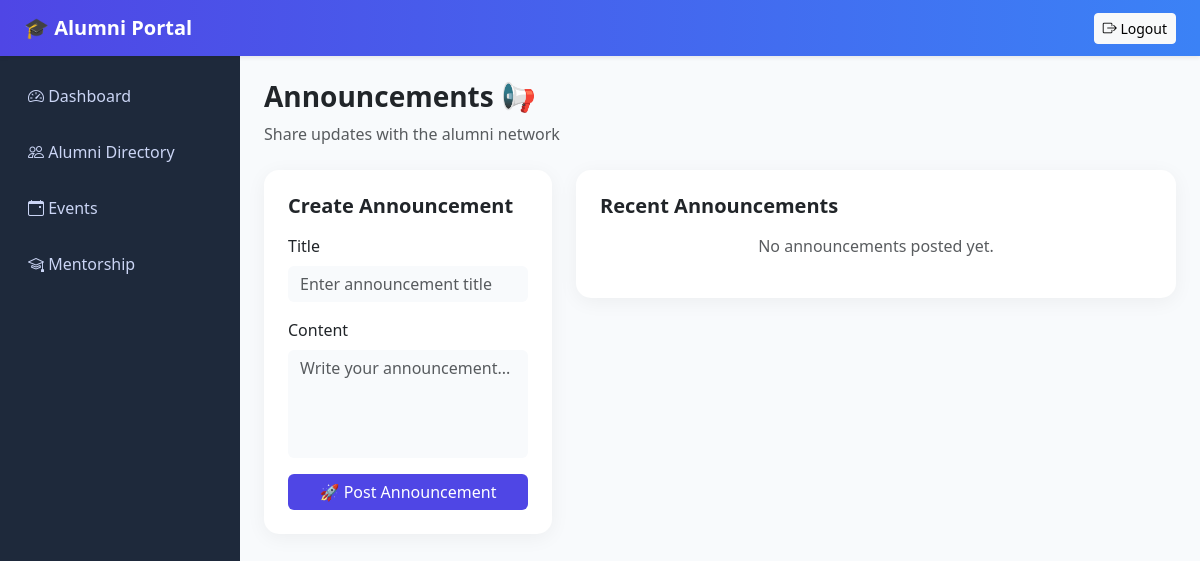
Before: /admin/announcements (signed in) with the older database file.
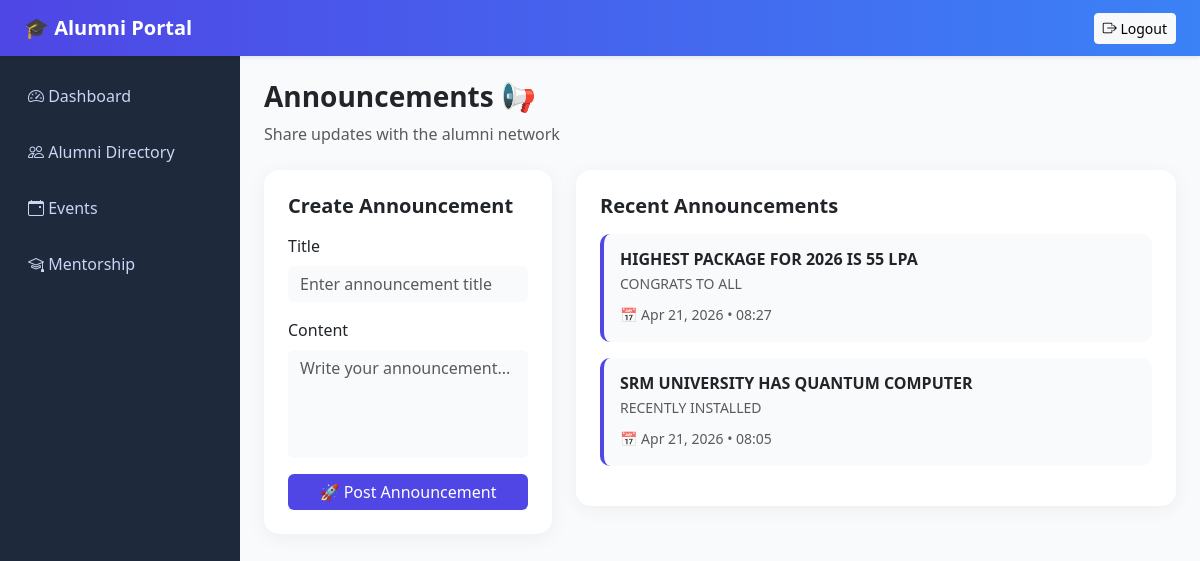
After: the same page with the newer database file.
### app/models.py (models this page shows)
class Announcement(db.Model):
    id = db.Column(db.Integer, primary_key=True)
    title = db.Column(db.String(150), nullable=False)
    content = db.Column(db.Text, nullable=False)
    created_at = db.Column(db.DateTime, default=datetime.utcnow)
    created_by = db.Column(db.Integer, db.ForeignKey("user.id"), nullable=False)

### app/routes/admin_routes.py (the view, shortened to what this page needs)
@admin_bp.route("/announcements", methods=["GET", "POST"])
@login_required
@roles_required("admin")
def announcements():
    announcement_list = Announcement.query.order_by(Announcement.created_at.desc()).all()
    return render_template("announcements.html", announcements=announcement_list)

### app/models.py (called while the page is built)
@login_manager.user_loader
def load_user(user_id):
    return User.query.get(int(user_id))

### app/templates/announcements.html
{% extends 'base.html' %}
{% block content %}
<div class="mb-4">
    <h3 class="fw-bold">Announcements 📢</h3>
    <p class="text-muted">Share updates with the alumni network</p>
</div>
<div class="row g-4">
    <div class="col-lg-4">
        <div class="card p-4 h-100">
            <h5 class="fw-bold mb-3">Create Announcement</h5>
            <form method="post">
                <div class="mb-3">
                    <label class="form-label">Title</label>
                    <input type="text" name="title" class="form-control"
                           placeholder="Enter announcement title" required>
                </div>
                <div class="mb-3">
                    <label class="form-label">Content</label>
                    <textarea name="content" class="form-control" rows="4"
                              placeholder="Write your announcement..." required></textarea>
                </div>
                <button class="btn btn-primary w-100" type="submit">
                    🚀 Post Announcement
                </button>
            </form>
        </div>
    </div>
    <div class="col-lg-8">
        <div class="card p-4">
            <h5 class="fw-bold mb-3">Recent Announcements</h5>
            {% for a in announcements %}
            <div class="announcement-card p-3 mb-3">
                <h6 class="fw-bold mb-1">{{ a.title }}</h6>
                <p class="mb-2 text-muted small">
                    {{ a.content }}
                </p>
                <small class="text-muted">
                    📅 {{ a.created_at.strftime('%b %d, %Y • %H:%M') }}
                </small>
            </div>
            {% else %}
                <p class="text-muted text-center">No announcements posted yet.</p>
            {% endfor %}
        </div>
    </div>
</div>
{% endblock %}

Changed rows visible on the page:
added Announcement: title "HIGHEST PACKAGE FOR 2026 IS 55 LPA", content "CONGRATS TO ALL", created_at "Apr 21, 2026 • 08:27"
added Announcement: title "SRM UNIVERSITY HAS QUANTUM COMPUTER", content "RECENTLY INSTALLED", created_at "Apr 21, 2026 • 08:05"
Other visible differences:
text no longer shown: "No announcements posted yet."
